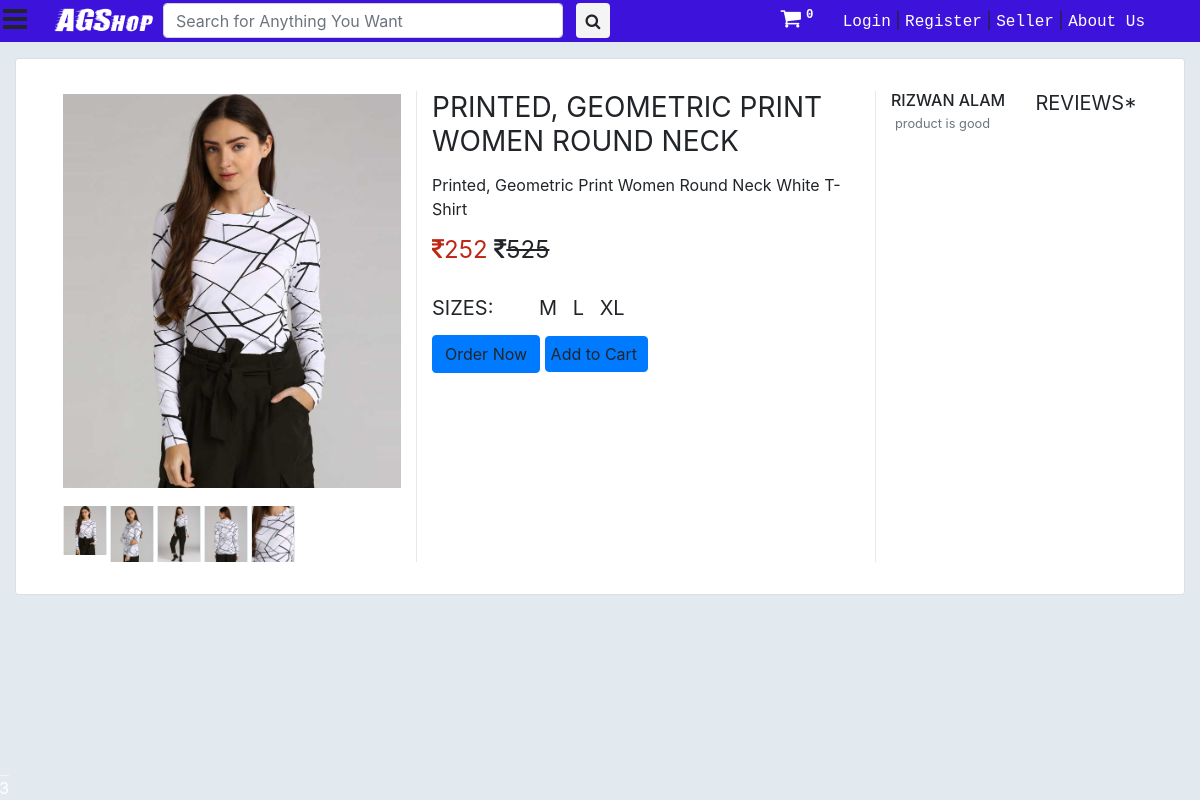
The app's page /product/30 with its own data.
### saler/models.py (models this page shows, shortened)
class Product(models.Model):
	GST_CHOICES = (("0",'0'),("3",'3'),("5",'5'),("12",'12'),("18",'18'),("28",'28'))
	product_id = models.BigAutoField(primary_key=True)
	product_id2 = models.CharField(max_length=100,default='')
	shop = models.ForeignKey(User, on_delete=models.CASCADE,default='')
	product_name = models.CharField(max_length=100)
	category = models.ForeignKey(category, default="", verbose_name="Category", on_delete=models.SET_DEFAULT, null=True)
	subcategory = models.CharField(max_length=50, default="")
	price = models.IntegerField(default=0)
	price_not = models.IntegerField(default=999)
	desc = models.TextField()
	gst = models.CharField(default='0',max_length=3,choices=GST_CHOICES)
	pub_date = models.DateField(auto_now=True)
	image1 = models.ImageField(upload_to='products/images', default="",null=True)
	image2 = models.ImageField(upload_to='products/images', default="",null=True,blank=True)
	image3 = models.ImageField(upload_to='products/images', default="",null=True,blank=True)
	image4 = models.ImageField(upload_to='products/images', default="",null=True,blank=True)
	image5 = models.ImageField(upload_to='products/images', default="",null=True,blank=True)

class ProductSize(models.Model):
	product = models.ForeignKey(Product,on_delete=models.CASCADE)
	size = models.CharField(max_length=20)
	quantity = models.IntegerField(default=0, null=True)

class ProductReview(models.Model):
	user = models.ForeignKey(User, on_delete=models.CASCADE)
	product = models.ForeignKey(Product, on_delete=models.CASCADE)
	review = models.TextField()
	time = models.DateTimeField(auto_now=True)

### main/views.py (the view)
# urls.py: path("product/<int:prod_id>", views.productView, name="ProductView"),
def productView(request, prod_id):
    if request.method == 'POST' and request.user.is_authenticated:
        prod = Product.objects.filter(product_id=prod_id).first()
        review = request.POST.get('review')
        ProductReview(user=request.user, product=prod, review=review).save()
        return redirect(f"/product/{prod_id}")
    prod = Product.objects.filter(product_id=prod_id).first()
    params = {
        'product': prod,
        'product_review': ProductReview.objects.filter(product=prod),
        'sizes': [item for item in ProductSize.objects.filter(product=Product.objects.filter(product_id=prod_id)[0])],
        'cart_element_no': len([p for p in Cart.objects.all() if p.user == request.user]),
        'category': category.objects.all(),
    }
    return render(request, 'main/single.html', params)

### main/templatetags/app_tags.py (called while the page is built)
@register.filter(name='split')
def split(str, key):
    return str.split(key)

### saler/models.py (called while the page is built)
	def __str__(self):
		return f'{self.name}'

### main/templates/main/single.html (shortened to what this page needs)
{% extends 'main/base.html' %}
{% block main_body %}
{% load static %}
<div class="container-fluid mt-3">
  <div class="card mt-0">
    <div class="container-fluid">
      <div class="wrapper row">
        <div class="preview col-md-4" style="">
          <div id="gallery">
            <div class="preview-pic tab-content">
              <div class="tab-pane active" style="height: 400px; width: auto; display: flex;">
                <img src="{{product.image1.url}}" alt="" id="main-img"
                  style="max-height: 100%; max-width:100%; width: auto; margin: auto" />
              </div>
            </div>
            <ul class="preview-thumbnail nav nav-tabs">
              <li class="active"><img src="{{product.image1.url}}" /></li>
              {% if product.image2 %}
              <li><img src="{{product.image2.url}}" /></li>
              {% endif %}
              {% if product.image3 %}
              <li><img src="{{product.image3.url}}" /></li>
              {% endif %}
              {% if product.image4 %}
              <li><img src="{{product.image4.url}}" /></li>
              {% endif %}
              {% if product.image5 %}
              <li><img src="{{product.image5.url}}" /></li>
              {% endif %}
            </ul>
          </div>
        </div>
        <div class="details col-md-5" style="border-left: solid 1px #e2eaef; border-right: solid 1px #e2eaef;">
          <h3 class="product-title">{{product.product_name}}</h3>
          <p class="product-description">{{product.desc}}</p>
          <h4 class="price">
            <p><span class="item_price"><span><i class="fa fa-inr"
                    aria-hidden="true"></i></span>{{product.price}}</span> <del><i class="fa fa-inr"
                  aria-hidden="true"></i>{{product.price_not}}</del></p>
          </h4>
          {% if sizes %}
          <h5 class="sizes">sizes:
            {% for me in sizes %}
            <span class="size" data-toggle="tooltip" title="small">{{me.size}}</span>
            {% endfor %}
          </h5>
          <div class="action">
            <div>
              <a p_id="{{product.product_id}}" class="btn btn-primary oprbtn" id="ord{{product.product_id}}">Order
                Now</a>
              <a p_id="{{product.product_id}}" class="btn btn-primary oprbtn" style="padding: 5px 10px 5px 5px;"
                id="atc{{product.product_id}}">Add to Cart</a>
            </div>
          </div>
          {% endif %}
        </div>
        <div class="col-md-3">
          <div class="float-right w-100">
            <h5 class="product-title float-right">Reviews*</h2>
              <div style="height: 400px; overflow-y: scroll;">
                {% for review in product_review %}
                <div class="bd-callout bd-callout-warning mb-1">
                  <h6 class="m-0 p-0" id="conveying-meaning-to-assistive-technologies">{{review.user.get_full_name}}
                  </h6>
                  <small class="pl-1 text-muted">{{review.review}}</small>
                </div>
                {% endfor %}
              </div>
          </div>
        </div>
      </div>
    </div>
  </div>
</div>
{% endblock main_body %}

### main/static/main/css/style.css (style rules this page uses)
body a { text-decoration:none; transition:0.5s all; -webkit-transition:0.5s all; -moz-transition:0.5s all; -o-transition:0.5s all; -ms-transition:0.5s all; }
.active { left: 0; }

### main/templates/main/single.html (style rules this page uses)
body { background-color: #e2eaef; overflow-x: hidden; }
.tab-pane { width: 450px; height: auto; }
li img { border-left: solid 1px #e2eaef; border-right: solid 1px #e2eaef; }
.preview { display: -webkit-box; display: -webkit-flex; display: -ms-flexbox; display: flex; -webkit-box-orient: vertical; -webkit-box-direction: normal; -webkit-flex-direction: column; -ms-flex-direction: column; flex-direction: column; }
.preview-pic { -webkit-box-flex: 1; -webkit-flex-grow: 1; -ms-flex-positive: 1; flex-grow: 1; }
.preview-thumbnail.nav-tabs { border: none; margin-top: 15px; }
.preview-thumbnail.nav-tabs li { width: 13%; margin-right: 2.5%; }
.preview-thumbnail.nav-tabs li img { max-width: 100%; display: block; }
.preview-thumbnail.nav-tabs li:last-of-type { margin-right: 0; }
.tab-content { overflow: hidden; }
.tab-content img { width: 100%; -webkit-animation-name: opacity; animation-name: opacity; -webkit-animation-duration: .3s; animation-duration: .3s; }
.card { margin-top: 10px; background: #fff; padding: 2em; line-height: 1.5em; }
@media screen and (min-width: 997px) { .wrapper { display: -webkit-box; display: -webkit-flex; display: -ms-flexbox; display: flex; } }
.details { display: -webkit-box; display: -webkit-flex; display: -ms-flexbox; display: flex; -webkit-box-orient: vertical; -webkit-box-direction: normal; -webkit-flex-direction: column; -ms-flex-direction: column; flex-direction: column; }
.product-title, .price, .sizes, .colors { text-transform: UPPERCASE; font-weight: normal; }
.checked, .price span { color: #be2714; }
.product-title, .rating, .product-description, .price, .vote, .sizes { margin-bottom: 15px; }
.product-title { margin-top: 0; }
.size { margin-right: 10px; }
.size:first-of-type { margin-left: 40px; }
#gallery li { display: inline; margin-right: 3px; }
#gallery #main-img { background: url(https://cdn.pixabay.com/photo/2015/04/23/22/00/tree-736885__340.jpg) no-repeat 0 0; }

### records on screen
Product: image1 (picture), image2 (picture), image3 (picture), image4 (picture), image5 (picture), product_name "PRINTED, GEOMETRIC PRINT WOMEN ROUND NECK", desc "Printed, Geometric Print Women Round Neck White T-Shirt", price "252", price_not "525"
ProductSize: size "M"
ProductSize: size "L"
ProductSize: size "XL"
ProductReview: user.get_full_name "RIZWAN ALAM", review "product is good"

### other values on screen
{{ cart_element_no }} "0"
